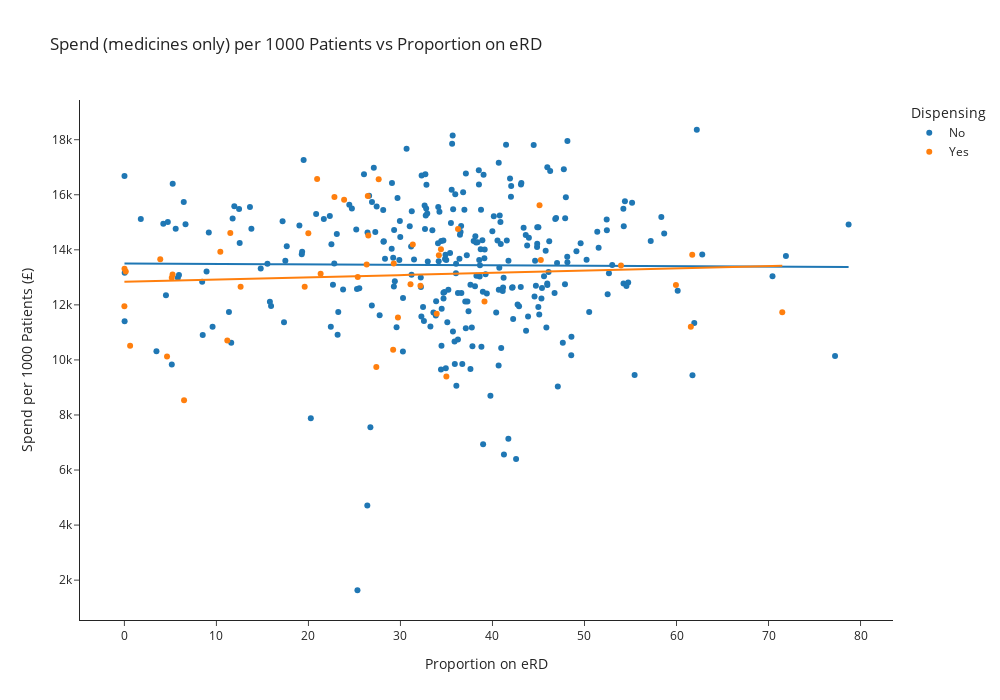

Notebook source saved alongside this figure:
### Code cell
# Scatter plot: Spend vs Proportion eRD
fig = px.scatter(
    medicines_merged_df,
    x="Proportion eRD",
    y="Spend per 1000 Patients",
    color="Dispensing",
    hover_data=["Practice Code", "Items", "List Size"],
    labels={
        "Proportion eRD": "Proportion on eRD",
        "Spend per 1000 Patients": "Spend per 1000 Patients (£)"
    },
    title="Spend (medicines only) per 1000 Patients vs Proportion on eRD",
    trendline="ols", 
)

# Set figure size to square (e.g., 700x700)
fig.update_layout(
    width=1000,
    height=700
)

fig.show()

### Figure 1 — Plotly figure (JSON) as saved in the notebook; plotly's stock layout.template omitted (floating-point values rounded to 4 significant figures; data arrays with more than 128 entries replaced by an {"elided": "..."} marker saying what was removed)
{"data": [{"customdata": {"elided": "290x3 mixed values"}, "hovertemplate": "Dispensing=No<br>Proportion on eRD=%{x}<br>Spend per 1000 Patients (£)=%{y}<br>Practice Code=%{customdata[0]}<br>Items=%{customdata[1]}<br>List Size=%{customdata[2]}<extra></extra>", "legendgroup": "No", "marker": {"color": "#1F77B4", "symbol": "circle"}, "mode": "markers", "name": "No", "orientation": "v", "showlegend": true, "type": "scatter", "x": {"elided": "290 float values"}, "xaxis": "x", "y": {"elided": "290 float values"}, "yaxis": "y"}, {"hovertemplate": "<b>OLS trendline</b><br>Spend per 1000 Patients = -1.68688 * Proportion eRD + 13506<br>R<sup>2</sup>=0.000099<br><br>Dispensing=No<br>Proportion on eRD=%{x}<br>Spend per 1000 Patients (£)=%{y} <b>(trend)</b><extra></extra>", "legendgroup": "No", "marker": {"color": "#1F77B4", "symbol": "circle"}, "mode": "lines", "name": "No", "showlegend": false, "type": "scatter", "x": {"elided": "290 float values"}, "xaxis": "x", "y": {"elided": "290 float values"}, "yaxis": "y"}, {"customdata": {"elided": "44x3 mixed values"}, "hovertemplate": "Dispensing=Yes<br>Proportion on eRD=%{x}<br>Spend per 1000 Patients (£)=%{y}<br>Practice Code=%{customdata[0]}<br>Items=%{customdata[1]}<br>List Size=%{customdata[2]}<extra></extra>", "legendgroup": "Yes", "marker": {"color": "#FF7F0E", "symbol": "circle"}, "mode": "markers", "name": "Yes", "orientation": "v", "showlegend": true, "type": "scatter", "x": [19.59, 26.45, 45.25, 19.99, 29.21, 25.36, 31.09, 59.94, 29.27, 61.56, 33.94, 39.13, 26.33, 0.01065, 5.233, 3.896, 71.49, 0.1484, 6.484, 0.6211, 4.632, 34.99, 29.73, 11.18, 27.38, 12.63, 5.147, 11.51, 61.71, 10.43, 53.97, 23.88, 34.17, 31.34, 22.83, 26.51, 20.94, 34.4, 32.17, 45.11, 0, 36.26, 27.63, 21.32], "xaxis": "x", "y": [12660.0, 15960.0, 13630.0, 14600.0, 10370.0, 13010.0, 12750.0, 12720.0, 13500.0, 11210.0, 11680.0, 12120.0, 13460.0, 13320.0, 13110.0, 13650.0, 11730.0, 13210.0, 8537.0, 10510.0, 10130.0, 9395.0, 11540.0, 10710.0, 9744.0, 12660.0, 12990.0, 14610.0, 13820.0, 13930.0, 13430.0, 15820.0, 13800.0, 14190.0, 15920.0, 14520.0, 16570.0, 14020.0, 12690.0, 15620.0, 11950.0, 14760.0, 16560.0, 13130.0], "yaxis": "y"}, {"hovertemplate": "<b>OLS trendline</b><br>Spend per 1000 Patients = 8.22172 * Proportion eRD + 12836<br>R<sup>2</sup>=0.006009<br><br>Dispensing=Yes<br>Proportion on eRD=%{x}<br>Spend per 1000 Patients (£)=%{y} <b>(trend)</b><extra></extra>", "legendgroup": "Yes", "marker": {"color": "#FF7F0E", "symbol": "circle"}, "mode": "lines", "name": "Yes", "showlegend": false, "type": "scatter", "x": [0, 0.01065, 0.1484, 0.6211, 3.896, 4.632, 5.147, 5.233, 6.484, 10.43, 11.18, 11.51, 12.63, 19.59, 19.99, 20.94, 21.32, 22.83, 23.88, 25.36, 26.33, 26.45, 26.51, 27.38, 27.63, 29.21, 29.27, 29.73, 31.09, 31.34, 32.17, 33.94, 34.17, 34.4, 34.99, 36.26, 39.13, 45.11, 45.25, 53.97, 59.94, 61.56, 61.71, 71.49], "xaxis": "x", "y": [12840.0, 12840.0, 12840.0, 12840.0, 12870.0, 12870.0, 12880.0, 12880.0, 12890.0, 12920.0, 12930.0, 12930.0, 12940.0, 13000.0, 13000.0, 13010.0, 13010.0, 13020.0, 13030.0, 13040.0, 13050.0, 13050.0, 13050.0, 13060.0, 13060.0, 13080.0, 13080.0, 13080.0, 13090.0, 13090.0, 13100.0, 13110.0, 13120.0, 13120.0, 13120.0, 13130.0, 13160.0, 13210.0, 13210.0, 13280.0, 13330.0, 13340.0, 13340.0, 13420.0], "yaxis": "y"}], "layout": {"height": 700, "legend": {"title": {"text": "Dispensing"}, "tracegroupgap": 0}, "title": {"text": "Spend (medicines only) per 1000 Patients vs Proportion on eRD"}, "width": 1000, "xaxis": {"anchor": "y", "autorange": true, "domain": [0, 1], "range": [-4.827, 83.53], "title": {"text": "Proportion on eRD"}, "type": "linear"}, "yaxis": {"anchor": "x", "autorange": true, "domain": [0, 1], "range": [552.3, 19440.0], "title": {"text": "Spend per 1000 Patients (£)"}, "type": "linear"}}}
